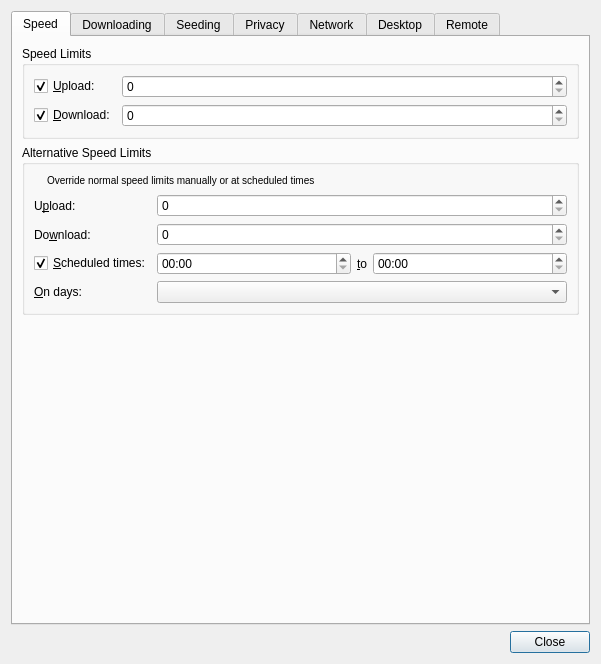
<?xml version="1.0" encoding="UTF-8"?>
<ui version="4.0">
 <class>PrefsDialog</class>
 <widget class="QDialog" name="PrefsDialog">
  <property name="geometry">
   <rect>
    <x>0</x>
    <y>0</y>
    <width>601</width>
    <height>657</height>
   </rect>
  </property>
  <property name="windowTitle">
   <string>Transmission Preferences</string>
  </property>
  <layout class="QVBoxLayout" name="dialogLayout">
   <item>
    <widget class="QTabWidget" name="tabs">
     <property name="currentIndex">
      <number>0</number>
     </property>
     <property name="elideMode">
      <enum>Qt::ElideNone</enum>
     </property>
     <property name="usesScrollButtons">
      <bool>false</bool>
     </property>
     <widget class="QWidget" name="speedTab">
      <attribute name="title">
       <string>Speed</string>
      </attribute>
      <layout class="QVBoxLayout" name="speedTabLayout">
       <item>
        <widget class="QGroupBox" name="speedLimitsSection">
         <property name="title">
          <string>Speed Limits</string>
         </property>
         <layout class="QGridLayout" name="speedLimitsSectionLayout" columnstretch="0,1">
          <item row="0" column="0">
           <widget class="QCheckBox" name="uploadSpeedLimitCheck">
            <property name="text">
             <string>&amp;Upload:</string>
            </property>
            <property name="checked">
             <bool>true</bool>
            </property>
           </widget>
          </item>
          <item row="0" column="1">
           <widget class="QSpinBox" name="uploadSpeedLimitSpin">
            <property name="maximum">
             <number>999999999</number>
            </property>
            <property name="singleStep">
             <number>5</number>
            </property>
           </widget>
          </item>
          <item row="1" column="0">
           <widget class="QCheckBox" name="downloadSpeedLimitCheck">
            <property name="text">
             <string>&amp;Download:</string>
            </property>
            <property name="checked">
             <bool>true</bool>
            </property>
           </widget>
          </item>
          <item row="1" column="1">
           <widget class="QSpinBox" name="downloadSpeedLimitSpin">
            <property name="maximum">
             <number>999999999</number>
            </property>
            <property name="singleStep">
             <number>5</number>
            </property>
           </widget>
          </item>
         </layout>
        </widget>
       </item>
       <item>
        <widget class="QGroupBox" name="altSpeedLimitsSection">
         <property name="title">
          <string>Alternative Speed Limits</string>
         </property>
         <layout class="QGridLayout" name="altSpeedLimitsSectionLayout" columnstretch="0,1">
          <item row="0" column="0" colspan="2">
           <layout class="QHBoxLayout" name="horizontalLayout" stretch="0,1">
            <item>
             <widget class="QLabel" name="altSpeedLimitsSectionIconLabel">
              <property name="pixmap">
               <pixmap resource="application.qrc">:/icons/alt-limit-off.svg</pixmap>
              </property>
             </widget>
            </item>
            <item>
             <widget class="QLabel" name="altSpeedLimitsSectionDescriptionLabel">
              <property name="text">
               <string>&lt;small&gt;Override normal speed limits manually or at scheduled times&lt;/small&gt;</string>
              </property>
             </widget>
            </item>
           </layout>
          </item>
          <item row="1" column="0">
           <widget class="QLabel" name="altUploadSpeedLimitLabel">
            <property name="text">
             <string>U&amp;pload:</string>
            </property>
            <property name="buddy">
             <cstring>altUploadSpeedLimitSpin</cstring>
            </property>
           </widget>
          </item>
          <item row="1" column="1">
           <widget class="QSpinBox" name="altUploadSpeedLimitSpin">
            <property name="maximum">
             <number>999999999</number>
            </property>
            <property name="singleStep">
             <number>5</number>
            </property>
           </widget>
          </item>
          <item row="2" column="0">
           <widget class="QLabel" name="altDownloadSpeedLimitLabel">
            <property name="text">
             <string>Do&amp;wnload:</string>
            </property>
            <property name="buddy">
             <cstring>altDownloadSpeedLimitSpin</cstring>
            </property>
           </widget>
          </item>
          <item row="2" column="1">
           <widget class="QSpinBox" name="altDownloadSpeedLimitSpin">
            <property name="maximum">
             <number>999999999</number>
            </property>
            <property name="singleStep">
             <number>5</number>
            </property>
           </widget>
          </item>
          <item row="3" column="0">
           <widget class="QCheckBox" name="altSpeedLimitScheduleCheck">
            <property name="text">
             <string>&amp;Scheduled times:</string>
            </property>
            <property name="checked">
             <bool>true</bool>
            </property>
           </widget>
          </item>
          <item row="3" column="1">
           <layout class="QHBoxLayout" name="altSpeedLimitScheduleLayout">
            <item>
             <widget class="QTimeEdit" name="altSpeedLimitStartTimeEdit">
              <property name="displayFormat">
               <string notr="true">hh:mm</string>
              </property>
             </widget>
            </item>
            <item>
             <widget class="QLabel" name="altSpeedLimitToLabel">
              <property name="sizePolicy">
               <sizepolicy hsizetype="Fixed" vsizetype="Preferred">
                <horstretch>0</horstretch>
                <verstretch>0</verstretch>
               </sizepolicy>
              </property>
              <property name="text">
               <string>&amp;to</string>
              </property>
              <property name="buddy">
               <cstring>altSpeedLimitEndTimeEdit</cstring>
              </property>
             </widget>
            </item>
            <item>
             <widget class="QTimeEdit" name="altSpeedLimitEndTimeEdit">
              <property name="displayFormat">
               <string notr="true">hh:mm</string>
              </property>
             </widget>
            </item>
           </layout>
          </item>
          <item row="4" column="0">
           <widget class="QLabel" name="altSpeedLimitDaysLabel">
            <property name="text">
             <string>&amp;On days:</string>
            </property>
            <property name="buddy">
             <cstring>altSpeedLimitDaysCombo</cstring>
            </property>
           </widget>
          </item>
          <item row="4" column="1">
           <widget class="QComboBox" name="altSpeedLimitDaysCombo"/>
          </item>
         </layout>
        </widget>
       </item>
       <item>
        <spacer name="speedTabBottomSpacer">
         <property name="orientation">
          <enum>Qt::Vertical</enum>
         </property>
         <property name="sizeHint" stdset="0">
          <size>
           <width>1</width>
           <height>1</height>
          </size>
         </property>
        </spacer>
       </item>
      </layout>
     </widget>
     <widget class="QWidget" name="downloadingTab">
      <attribute name="title">
       <string>Downloading</string>
      </attribute>
      <layout class="QVBoxLayout" name="downloadingTabLayout">
       <item>
        <widget class="QGroupBox" name="addingSection">
         <property name="title">
          <string>Adding</string>
         </property>
         <layout class="QGridLayout" name="addingSectionLayout" columnstretch="0,1">
          <item row="0" column="0">
           <widget class="QCheckBox" name="watchDirCheck">
            <property name="text">
             <string>Automatically add .torrent files &amp;from:</string>
            </property>
            <property name="checked">
             <bool>true</bool>
            </property>
           </widget>
          </item>
          <item row="0" column="1">
           <widget class="QStackedWidget" name="watchDirStack">
            <property name="sizePolicy">
             <sizepolicy hsizetype="Preferred" vsizetype="Fixed">
              <horstretch>0</horstretch>
              <verstretch>0</verstretch>
             </sizepolicy>
            </property>
            <widget class="PathButton" name="watchDirButton"/>
            <widget class="QLineEdit" name="watchDirEdit"/>
           </widget>
          </item>
          <item row="1" column="0" colspan="2">
           <widget class="QCheckBox" name="showTorrentOptionsDialogCheck">
            <property name="text">
             <string>Show the Torrent Options &amp;dialog</string>
            </property>
           </widget>
          </item>
          <item row="2" column="0" colspan="2">
           <widget class="QCheckBox" name="startAddedTorrentsCheck">
            <property name="text">
             <string>&amp;Start added torrents</string>
            </property>
           </widget>
          </item>
          <item row="3" column="0" colspan="2">
           <widget class="QCheckBox" name="detectTorrentFromClipboard">
            <property name="toolTip">
             <string>Reads user clipboard content for torrents</string>
            </property>
            <property name="text">
             <string>Detect new torrents from clipboard</string>
            </property>
           </widget>
          </item>
          <item row="4" column="0" colspan="2">
           <widget class="QCheckBox" name="trashTorrentFileCheck">
            <property name="text">
             <string>Mo&amp;ve the .torrent file to the trash</string>
            </property>
           </widget>
          </item>
          <item row="5" column="0">
           <widget class="QLabel" name="downloadDirLabel">
            <property name="text">
             <string>Save to &amp;Location:</string>
            </property>
           </widget>
          </item>
          <item row="5" column="1">
           <widget class="QStackedWidget" name="downloadDirStack">
            <property name="sizePolicy">
             <sizepolicy hsizetype="Preferred" vsizetype="Fixed">
              <horstretch>0</horstretch>
              <verstretch>0</verstretch>
             </sizepolicy>
            </property>
            <widget class="PathButton" name="downloadDirButton"/>
            <widget class="QLineEdit" name="downloadDirEdit"/>
           </widget>
          </item>
          <item row="6" column="0" colspan="2">
           <widget class="FreeSpaceLabel" name="downloadDirFreeSpaceLabel">
            <property name="text">
             <string notr="true">...</string>
            </property>
            <property name="alignment">
             <set>Qt::AlignRight|Qt::AlignTrailing|Qt::AlignVCenter</set>
            </property>
           </widget>
          </item>
         </layout>
        </widget>
       </item>
       <item>
        <widget class="QGroupBox" name="downloadQueueSection">
         <property name="title">
          <string>Download Queue</string>
         </property>
         <layout class="QGridLayout" name="downloadQueueSectionLayout" columnstretch="0,1">
          <item row="0" column="0">
           <widget class="QLabel" name="downloadQueueSizeLabel">
            <property name="text">
             <string>Ma&amp;ximum active downloads:</string>
            </property>
            <property name="buddy">
             <cstring>downloadQueueSizeSpin</cstring>
            </property>
           </widget>
          </item>
          <item row="0" column="1">
           <widget class="QSpinBox" name="downloadQueueSizeSpin">
            <property name="minimum">
             <number>1</number>
            </property>
            <property name="maximum">
             <number>999999999</number>
            </property>
           </widget>
          </item>
          <item row="1" column="0">
           <widget class="QLabel" name="queueStalledMinutesLabel">
            <property name="text">
             <string extracomment="Please keep this phrase as short as possible, it's currently the longest and influences dialog width">Download is i&amp;nactive if data sharing stopped:</string>
            </property>
            <property name="buddy">
             <cstring>queueStalledMinutesSpin</cstring>
            </property>
           </widget>
          </item>
          <item row="1" column="1">
           <widget class="QSpinBox" name="queueStalledMinutesSpin">
            <property name="suffix">
             <string notr="true"> minute(s) ago</string>
            </property>
            <property name="minimum">
             <number>1</number>
            </property>
            <property name="maximum">
             <number>9999</number>
            </property>
            <property name="singleStep">
             <number>5</number>
            </property>
           </widget>
          </item>
         </layout>
        </widget>
       </item>
       <item>
        <widget class="QGroupBox" name="incompleteSection">
         <property name="title">
          <string>Incomplete</string>
         </property>
         <layout class="QGridLayout" name="incompleteSectionLayout" columnstretch="0,1">
          <item row="0" column="0" colspan="2">
           <widget class="QCheckBox" name="renamePartialFilesCheck">
            <property name="text">
             <string>Append &quot;.&amp;part&quot; to incomplete files' names</string>
            </property>
           </widget>
          </item>
          <item row="1" column="0">
           <widget class="QCheckBox" name="incompleteDirCheck">
            <property name="text">
             <string>Keep &amp;incomplete files in:</string>
            </property>
            <property name="checked">
             <bool>true</bool>
            </property>
           </widget>
          </item>
          <item row="1" column="1">
           <widget class="QStackedWidget" name="incompleteDirStack">
            <property name="sizePolicy">
             <sizepolicy hsizetype="Preferred" vsizetype="Fixed">
              <horstretch>0</horstretch>
              <verstretch>0</verstretch>
             </sizepolicy>
            </property>
            <widget class="PathButton" name="incompleteDirButton"/>
            <widget class="QLineEdit" name="incompleteDirEdit"/>
           </widget>
          </item>
          <item row="2" column="0">
           <widget class="QCheckBox" name="doneDownloadingScriptCheck">
            <property name="text">
             <string>Call scrip&amp;t when downloading is completed:</string>
            </property>
            <property name="checked">
             <bool>true</bool>
            </property>
           </widget>
          </item>
          <item row="2" column="1">
           <widget class="QStackedWidget" name="doneDownloadingScriptStack">
            <property name="sizePolicy">
             <sizepolicy hsizetype="Preferred" vsizetype="Fixed">
              <horstretch>0</horstretch>
              <verstretch>0</verstretch>
             </sizepolicy>
            </property>
            <widget class="PathButton" name="doneDownloadingScriptButton"/>
            <widget class="QLineEdit" name="doneDownloadingScriptEdit"/>
           </widget>
          </item>
         </layout>
        </widget>
       </item>
       <item>
        <spacer name="downloadingTabBottomSpacer">
         <property name="orientation">
          <enum>Qt::Vertical</enum>
         </property>
         <property name="sizeHint" stdset="0">
          <size>
           <width>1</width>
           <height>1</height>
          </size>
         </property>
        </spacer>
       </item>
      </layout>
     </widget>
     <widget class="QWidget" name="seedingTab">
      <attribute name="title">
       <string>Seeding</string>
      </attribute>
      <layout class="QVBoxLayout" name="seedingTabLayout">
       <item>
        <widget class="QGroupBox" name="limitsSection">
         <property name="title">
          <string>Limits</string>
         </property>
         <layout class="QGridLayout" name="limitsSectionLayout" columnstretch="0,1">
          <item row="0" column="0">
           <widget class="QCheckBox" name="ratioLimitCheck">
            <property name="text">
             <string>Stop seeding at &amp;ratio:</string>
            </property>
            <property name="checked">
             <bool>true</bool>
            </property>
           </widget>
          </item>
          <item row="0" column="1">
           <widget class="QDoubleSpinBox" name="ratioLimitSpin">
            <property name="maximum">
             <double>999999999.000000000000000</double>
            </property>
            <property name="singleStep">
             <double>0.500000000000000</double>
            </property>
           </widget>
          </item>
          <item row="1" column="0">
           <widget class="QCheckBox" name="idleLimitCheck">
            <property name="text">
             <string>Stop seedi&amp;ng if idle for:</string>
            </property>
            <property name="checked">
             <bool>true</bool>
            </property>
           </widget>
          </item>
          <item row="1" column="1">
           <widget class="QSpinBox" name="idleLimitSpin">
            <property name="suffix">
             <string notr="true"> minute(s)</string>
            </property>
            <property name="minimum">
             <number>1</number>
            </property>
            <property name="maximum">
             <number>40320</number>
            </property>
            <property name="singleStep">
             <number>5</number>
            </property>
           </widget>
          </item>
          <item row="2" column="0">
           <widget class="QCheckBox" name="doneSeedingScriptCheck">
            <property name="text">
             <string>Call scrip&amp;t when seeding is completed:</string>
            </property>
            <property name="checked">
             <bool>true</bool>
            </property>
           </widget>
          </item>
          <item row="2" column="1">
           <widget class="QStackedWidget" name="doneSeedingScriptStack">
            <property name="sizePolicy">
             <sizepolicy hsizetype="Preferred" vsizetype="Fixed">
              <horstretch>0</horstretch>
              <verstretch>0</verstretch>
             </sizepolicy>
            </property>
            <widget class="PathButton" name="doneSeedingScriptButton"/>
            <widget class="QLineEdit" name="doneSeedingScriptEdit"/>
           </widget>
          </item>
         </layout>
        </widget>
       </item>
       <item>
        <spacer name="seedingTabBottomSpacer">
         <property name="orientation">
          <enum>Qt::Vertical</enum>
         </property>
         <property name="sizeHint" stdset="0">
          <size>
           <width>1</width>
           <height>1</height>
          </size>
         </property>
        </spacer>
       </item>
      </layout>
     </widget>
     <widget class="QWidget" name="privacyTab">
      <attribute name="title">
       <string>Privacy</string>
      </attribute>
      <layout class="QVBoxLayout" name="privacyTabLayout">
       <item>
        <widget class="QGroupBox" name="encryptionSection">
         <property name="title">
          <string>Encryption</string>
         </property>
         <layout class="QGridLayout" name="encryptionSectionLayout" columnstretch="0,1">
          <item row="0" column="0">
           <widget class="QLabel" name="encryptionModeLabel">
            <property name="text">
             <string>&amp;Encryption mode:</string>
            </property>
            <property name="buddy">
             <cstring>encryptionModeCombo</cstring>
            </property>
           </widget>
          </item>
          <item row="0" column="1">
           <widget class="QComboBox" name="encryptionModeCombo"/>
          </item>
         </layout>
        </widget>
       </item>
       <item>
        <widget class="QGroupBox" name="blocklistSection">
         <property name="title">
          <string>Blocklist</string>
         </property>
         <layout class="QGridLayout" name="blocklistSectionLayout" columnstretch="0,1,0">
          <item row="0" column="0">
           <widget class="QCheckBox" name="blocklistCheck">
            <property name="text">
             <string>Enable &amp;blocklist:</string>
            </property>
            <property name="checked">
             <bool>true</bool>
            </property>
           </widget>
          </item>
          <item row="0" column="1" colspan="2">
           <widget class="QLineEdit" name="blocklistEdit"/>
          </item>
          <item row="1" column="0" colspan="2">
           <widget class="QLabel" name="blocklistStatusLabel">
            <property name="text">
             <string notr="true">...</string>
            </property>
           </widget>
          </item>
          <item row="1" column="2">
           <widget class="QPushButton" name="updateBlocklistButton">
            <property name="text">
             <string>&amp;Update</string>
            </property>
            <property name="autoDefault">
             <bool>false</bool>
            </property>
           </widget>
          </item>
          <item row="2" column="0" colspan="3">
           <widget class="QCheckBox" name="autoUpdateBlocklistCheck">
            <property name="text">
             <string>Enable &amp;automatic updates</string>
            </property>
           </widget>
          </item>
         </layout>
        </widget>
       </item>
       <item>
        <spacer name="privacyTabBottomSpacer">
         <property name="orientation">
          <enum>Qt::Vertical</enum>
         </property>
         <property name="sizeHint" stdset="0">
          <size>
           <width>1</width>
           <height>1</height>
          </size>
         </property>
        </spacer>
       </item>
      </layout>
     </widget>
     <widget class="QWidget" name="networkTab">
      <attribute name="title">
       <string>Network</string>
      </attribute>
      <layout class="QVBoxLayout" name="networkTabLayout">
       <item>
        <widget class="QGroupBox" name="incomingPeersSection">
         <property name="title">
          <string>Incoming Peers</string>
         </property>
         <layout class="QGridLayout" name="incomingPeersSectionLayout" columnstretch="0,1,0">
          <item row="0" column="0">
           <widget class="QLabel" name="peerPortLabel">
            <property name="text">
             <string>&amp;Port for incoming connections:</string>
            </property>
            <property name="buddy">
             <cstring>peerPortSpin</cstring>
            </property>
           </widget>
          </item>
          <item row="0" column="1">
           <widget class="QSpinBox" name="peerPortSpin">
            <property name="minimum">
             <number>1</number>
            </property>
            <property name="maximum">
             <number>65535</number>
            </property>
           </widget>
          </item>
          <item row="0" column="2">
           <widget class="QPushButton" name="testPeerPortButton">
            <property name="text">
             <string>Te&amp;st Port</string>
            </property>
            <property name="autoDefault">
             <bool>false</bool>
            </property>
           </widget>
          </item>
          <item row="1" column="1" colspan="2">
           <widget class="QLabel" name="peerPortStatusLabel">
            <property name="text">
             <string notr="true">...</string>
            </property>
           </widget>
          </item>
          <item row="2" column="0" colspan="3">
           <widget class="QCheckBox" name="randomPeerPortCheck">
            <property name="text">
             <string>Pick a &amp;random port every time Transmission is started</string>
            </property>
           </widget>
          </item>
          <item row="3" column="0" colspan="3">
           <widget class="QCheckBox" name="enablePortForwardingCheck">
            <property name="text">
             <string>Use UPnP or NAT-PMP port &amp;forwarding from my router</string>
            </property>
           </widget>
          </item>
         </layout>
        </widget>
       </item>
       <item>
        <widget class="QGroupBox" name="proxySection">
         <property name="title">
          <string>Proxy</string>
         </property>
         <layout class="QGridLayout" name="proxySectionLayout" columnstretch="0,1">
          <item row="0" column="0">
           <widget class="QLabel" name="proxyUrlLabel">
            <property name="text">
             <string>HTTP/SOCKS &amp;proxy for trackers:</string>
            </property>
            <property name="buddy">
             <cstring>proxyUrlLineEdit</cstring>
            </property>
            <property name="wordWrap">
             <bool>true</bool>
            </property>
           </widget>
          </item>
          <item row="0" column="1">
           <widget class="QLineEdit" name="proxyUrlLineEdit">
            <property name="toolTip">
             <string>Used for HTTP/HTTPS announce and scrapes. Examples: http://host:port, socks5://127.0.0.1:1080. Leave empty to connect directly. UDP trackers are not tunneled through the proxy.</string>
            </property>
            <property name="clearButtonEnabled">
             <bool>true</bool>
            </property>
           </widget>
          </item>
         </layout>
        </widget>
       </item>
       <item>
        <widget class="QGroupBox" name="peerLimitsSection">
         <property name="title">
          <string>Peer Limits</string>
         </property>
         <layout class="QGridLayout" name="peerLimitsSectionLayout" columnstretch="0,1">
          <item row="0" column="0">
           <widget class="QLabel" name="torrentPeerLimitLabel">
            <property name="text">
             <string>Maximum peers per &amp;torrent:</string>
            </property>
            <property name="buddy">
             <cstring>torrentPeerLimitSpin</cstring>
            </property>
           </widget>
          </item>
          <item row="0" column="1">
           <widget class="QSpinBox" name="torrentPeerLimitSpin">
            <property name="minimum">
             <number>1</number>
            </property>
            <property name="maximum">
             <number>1024</number>
            </property>
            <property name="singleStep">
             <number>5</number>
            </property>
           </widget>
          </item>
          <item row="1" column="0">
           <widget class="QLabel" name="globalPeerLimitLabel">
            <property name="text">
             <string>Maximum peers &amp;overall:</string>
            </property>
            <property name="buddy">
             <cstring>globalPeerLimitSpin</cstring>
            </property>
           </widget>
          </item>
          <item row="1" column="1">
           <widget class="QSpinBox" name="globalPeerLimitSpin">
            <property name="minimum">
             <number>1</number>
            </property>
            <property name="maximum">
             <number>1024</number>
            </property>
            <property name="singleStep">
             <number>5</number>
            </property>
           </widget>
          </item>
         </layout>
        </widget>
       </item>
       <item>
        <widget class="QGroupBox" name="optionsSection">
         <property name="title">
          <string>Options</string>
         </property>
         <layout class="QVBoxLayout" name="optionsSectionLayout">
          <item>
           <widget class="QCheckBox" name="enableUtpCheck">
            <property name="toolTip">
             <string>µTP is a tool for reducing network congestion.</string>
            </property>
            <property name="text">
             <string>Enable µ&amp;TP for peer connections</string>
            </property>
           </widget>
          </item>
          <item>
           <widget class="QCheckBox" name="enablePexCheck">
            <property name="toolTip">
             <string>PEX is a tool for exchanging peer lists with the peers you're connected to.</string>
            </property>
            <property name="text">
             <string>Use PE&amp;X to find more peers</string>
            </property>
           </widget>
          </item>
          <item>
           <widget class="QCheckBox" name="enableDhtCheck">
            <property name="toolTip">
             <string>DHT is a tool for finding peers without a tracker.</string>
            </property>
            <property name="text">
             <string>Use &amp;DHT to find more peers</string>
            </property>
           </widget>
          </item>
          <item>
           <widget class="QCheckBox" name="enableLpdCheck">
            <property name="toolTip">
             <string>LPD is a tool for finding peers on your local network.</string>
            </property>
            <property name="text">
             <string>Use &amp;Local Peer Discovery to find more peers</string>
            </property>
           </widget>
          </item>
         </layout>
        </widget>
       </item>
       <item>
        <widget class="QGroupBox" name="defaultTrackersSection">
         <property name="title">
          <string>Default Public Trackers</string>
         </property>
         <layout class="QVBoxLayout" name="defaultTrackersSectionLayout">
          <item>
           <widget class="QPlainTextEdit" name="defaultTrackersPlainTextEdit">
            <property name="toolTip">
             <string>Trackers to use on all public torrents.

To add a backup URL, add it on the next line after a primary URL.
To add a new primary URL, add it after a blank line.</string>
            </property>
            <property name="tabChangesFocus">
             <bool>true</bool>
            </property>
            <property name="lineWrapMode">
             <enum>QPlainTextEdit::NoWrap</enum>
            </property>
            <property name="plainText">
             <string notr="true"/>
            </property>
           </widget>
          </item>
         </layout>
        </widget>
       </item>
       <item>
        <spacer name="networkTabBottomSpacer">
         <property name="orientation">
          <enum>Qt::Vertical</enum>
         </property>
         <property name="sizeHint" stdset="0">
          <size>
           <width>1</width>
           <height>1</height>
          </size>
         </property>
        </spacer>
       </item>
      </layout>
     </widget>
     <widget class="QWidget" name="desktopTab">
      <attribute name="title">
       <string>Desktop</string>
      </attribute>
      <layout class="QVBoxLayout" name="desktopTabLayout">
       <item>
        <widget class="QGroupBox" name="desktopSection">
         <property name="title">
          <string>Desktop</string>
         </property>
         <layout class="QVBoxLayout" name="desktopSectionLayout">
          <item>
           <widget class="QCheckBox" name="showTrayIconCheck">
            <property name="text">
             <string>Show Transmission icon in the &amp;notification area</string>
            </property>
           </widget>
          </item>
          <item>
           <widget class="QCheckBox" name="startMinimizedCheck">
            <property name="text">
             <string>Start &amp;minimized in notification area</string>
            </property>
           </widget>
          </item>
         </layout>
        </widget>
       </item>
       <item>
        <widget class="QGroupBox" name="notificationSection">
         <property name="title">
          <string>Notification</string>
         </property>
         <layout class="QVBoxLayout" name="notificationSectionLayout">
          <item>
           <widget class="QCheckBox" name="notifyOnTorrentAddedCheck">
            <property name="text">
             <string>Show a notification when torrents are a&amp;dded</string>
            </property>
           </widget>
          </item>
          <item>
           <widget class="QCheckBox" name="notifyOnTorrentCompletedCheck">
            <property name="text">
             <string>Show a notification when torrents &amp;finish</string>
            </property>
           </widget>
          </item>
          <item>
           <widget class="QCheckBox" name="playSoundOnTorrentCompletedCheck">
            <property name="text">
             <string>Play a &amp;sound when torrents finish</string>
            </property>
           </widget>
          </item>
         </layout>
        </widget>
       </item>
       <item>
        <spacer name="desktopTabBottomSpacer">
         <property name="orientation">
          <enum>Qt::Vertical</enum>
         </property>
         <property name="sizeHint" stdset="0">
          <size>
           <width>1</width>
           <height>1</height>
          </size>
         </property>
        </spacer>
       </item>
      </layout>
     </widget>
     <widget class="QWidget" name="remoteTab">
      <attribute name="title">
       <string>Remote</string>
      </attribute>
      <layout class="QVBoxLayout" name="remoteTabLayout">
       <item>
        <widget class="QGroupBox" name="remoteControlSection">
         <property name="title">
          <string>Remote Control</string>
         </property>
         <layout class="QGridLayout" name="remoteControlSectionLayout" columnstretch="0,1,0">
          <item row="0" column="0" colspan="2">
           <widget class="QCheckBox" name="enableRpcCheck">
            <property name="text">
             <string>Allow &amp;remote access</string>
            </property>
            <property name="checked">
             <bool>true</bool>
            </property>
           </widget>
          </item>
          <item row="0" column="2">
           <widget class="QPushButton" name="openWebClientButton">
            <property name="text">
             <string>&amp;Open web client</string>
            </property>
            <property name="autoDefault">
             <bool>false</bool>
            </property>
           </widget>
          </item>
          <item row="1" column="0">
           <widget class="QLabel" name="rpcPortLabel">
            <property name="text">
             <string>HTTP &amp;port:</string>
            </property>
            <property name="buddy">
             <cstring>rpcPortSpin</cstring>
            </property>
           </widget>
          </item>
          <item row="1" column="1" colspan="2">
           <widget class="QSpinBox" name="rpcPortSpin">
            <property name="minimum">
             <number>1</number>
            </property>
            <property name="maximum">
             <number>65535</number>
            </property>
           </widget>
          </item>
          <item row="2" column="0" colspan="3">
           <widget class="QCheckBox" name="requireRpcAuthCheck">
            <property name="text">
             <string>Use &amp;authentication</string>
            </property>
            <property name="checked">
             <bool>true</bool>
            </property>
           </widget>
          </item>
          <item row="3" column="0">
           <widget class="QLabel" name="rpcUsernameLabel">
            <property name="text">
             <string>&amp;Username:</string>
            </property>
            <property name="buddy">
             <cstring>rpcUsernameEdit</cstring>
            </property>
           </widget>
          </item>
          <item row="3" column="1" colspan="2">
           <widget class="QLineEdit" name="rpcUsernameEdit"/>
          </item>
          <item row="4" column="0">
           <widget class="QLabel" name="rpcPasswordLabel">
            <property name="text">
             <string>Pass&amp;word:</string>
            </property>
            <property name="buddy">
             <cstring>rpcPasswordEdit</cstring>
            </property>
           </widget>
          </item>
          <item row="4" column="1" colspan="2">
           <widget class="QLineEdit" name="rpcPasswordEdit">
            <property name="echoMode">
             <enum>QLineEdit::Password</enum>
            </property>
           </widget>
          </item>
          <item row="5" column="0" colspan="3">
           <widget class="QCheckBox" name="enableRpcWhitelistCheck">
            <property name="text">
             <string>Only allow these IP a&amp;ddresses:</string>
            </property>
            <property name="checked">
             <bool>true</bool>
            </property>
           </widget>
          </item>
          <item row="6" column="0">
           <widget class="QLabel" name="rpcWhitelistLabel">
            <property name="text">
             <string>Addresses:</string>
            </property>
            <property name="buddy">
             <cstring>rpcWhitelistEdit</cstring>
            </property>
           </widget>
          </item>
          <item row="6" column="1" colspan="2">
           <widget class="QLineEdit" name="rpcWhitelistEdit"/>
          </item>
         </layout>
        </widget>
       </item>
       <item>
        <spacer name="remoteTabBottomSpacer">
         <property name="orientation">
          <enum>Qt::Vertical</enum>
         </property>
         <property name="sizeHint" stdset="0">
          <size>
           <width>1</width>
           <height>1</height>
          </size>
         </property>
        </spacer>
       </item>
      </layout>
     </widget>
    </widget>
   </item>
   <item>
    <widget class="QDialogButtonBox" name="dialogButtons">
     <property name="orientation">
      <enum>Qt::Horizontal</enum>
     </property>
     <property name="standardButtons">
      <set>QDialogButtonBox::Close</set>
     </property>
    </widget>
   </item>
  </layout>
 </widget>
 <customwidgets>
  <customwidget>
   <class>PathButton</class>
   <extends>QToolButton</extends>
   <header>PathButton.h</header>
  </customwidget>
  <customwidget>
   <class>FreeSpaceLabel</class>
   <extends>QLabel</extends>
   <header>FreeSpaceLabel.h</header>
  </customwidget>
 </customwidgets>
 <resources>
  <include location="application.qrc"/>
 </resources>
 <connections>
  <connection>
   <sender>dialogButtons</sender>
   <signal>rejected()</signal>
   <receiver>PrefsDialog</receiver>
   <slot>reject()</slot>
   <hints>
    <hint type="sourcelabel">
     <x>20</x>
     <y>20</y>
    </hint>
    <hint type="destinationlabel">
     <x>20</x>
     <y>20</y>
    </hint>
   </hints>
  </connection>
  <connection>
   <sender>uploadSpeedLimitCheck</sender>
   <signal>toggled(bool)</signal>
   <receiver>uploadSpeedLimitSpin</receiver>
   <slot>setEnabled(bool)</slot>
   <hints>
    <hint type="sourcelabel">
     <x>20</x>
     <y>20</y>
    </hint>
    <hint type="destinationlabel">
     <x>20</x>
     <y>20</y>
    </hint>
   </hints>
  </connection>
  <connection>
   <sender>downloadSpeedLimitCheck</sender>
   <signal>toggled(bool)</signal>
   <receiver>downloadSpeedLimitSpin</receiver>
   <slot>setEnabled(bool)</slot>
   <hints>
    <hint type="sourcelabel">
     <x>20</x>
     <y>20</y>
    </hint>
    <hint type="destinationlabel">
     <x>20</x>
     <y>20</y>
    </hint>
   </hints>
  </connection>
  <connection>
   <sender>ratioLimitCheck</sender>
   <signal>toggled(bool)</signal>
   <receiver>ratioLimitSpin</receiver>
   <slot>setEnabled(bool)</slot>
   <hints>
    <hint type="sourcelabel">
     <x>20</x>
     <y>20</y>
    </hint>
    <hint type="destinationlabel">
     <x>20</x>
     <y>20</y>
    </hint>
   </hints>
  </connection>
  <connection>
   <sender>idleLimitCheck</sender>
   <signal>toggled(bool)</signal>
   <receiver>idleLimitSpin</receiver>
   <slot>setEnabled(bool)</slot>
   <hints>
    <hint type="sourcelabel">
     <x>20</x>
     <y>20</y>
    </hint>
    <hint type="destinationlabel">
     <x>20</x>
     <y>20</y>
    </hint>
   </hints>
  </connection>
  <connection>
   <sender>watchDirCheck</sender>
   <signal>toggled(bool)</signal>
   <receiver>watchDirStack</receiver>
   <slot>setEnabled(bool)</slot>
   <hints>
    <hint type="sourcelabel">
     <x>20</x>
     <y>20</y>
    </hint>
    <hint type="destinationlabel">
     <x>20</x>
     <y>20</y>
    </hint>
   </hints>
  </connection>
  <connection>
   <sender>incompleteDirCheck</sender>
   <signal>toggled(bool)</signal>
   <receiver>incompleteDirStack</receiver>
   <slot>setEnabled(bool)</slot>
   <hints>
    <hint type="sourcelabel">
     <x>20</x>
     <y>20</y>
    </hint>
    <hint type="destinationlabel">
     <x>20</x>
     <y>20</y>
    </hint>
   </hints>
  </connection>
  <connection>
   <sender>doneDownloadingScriptCheck</sender>
   <signal>toggled(bool)</signal>
   <receiver>doneDownloadingScriptStack</receiver>
   <slot>setEnabled(bool)</slot>
   <hints>
    <hint type="sourcelabel">
     <x>20</x>
     <y>20</y>
    </hint>
    <hint type="destinationlabel">
     <x>20</x>
     <y>20</y>
    </hint>
   </hints>
  </connection>
  <connection>
   <sender>doneSeedingScriptCheck</sender>
   <signal>toggled(bool)</signal>
   <receiver>doneSeedingScriptStack</receiver>
   <slot>setEnabled(bool)</slot>
   <hints>
    <hint type="sourcelabel">
     <x>20</x>
     <y>20</y>
    </hint>
    <hint type="destinationlabel">
     <x>20</x>
     <y>20</y>
    </hint>
   </hints>
  </connection>
 </connections>
</ui>
